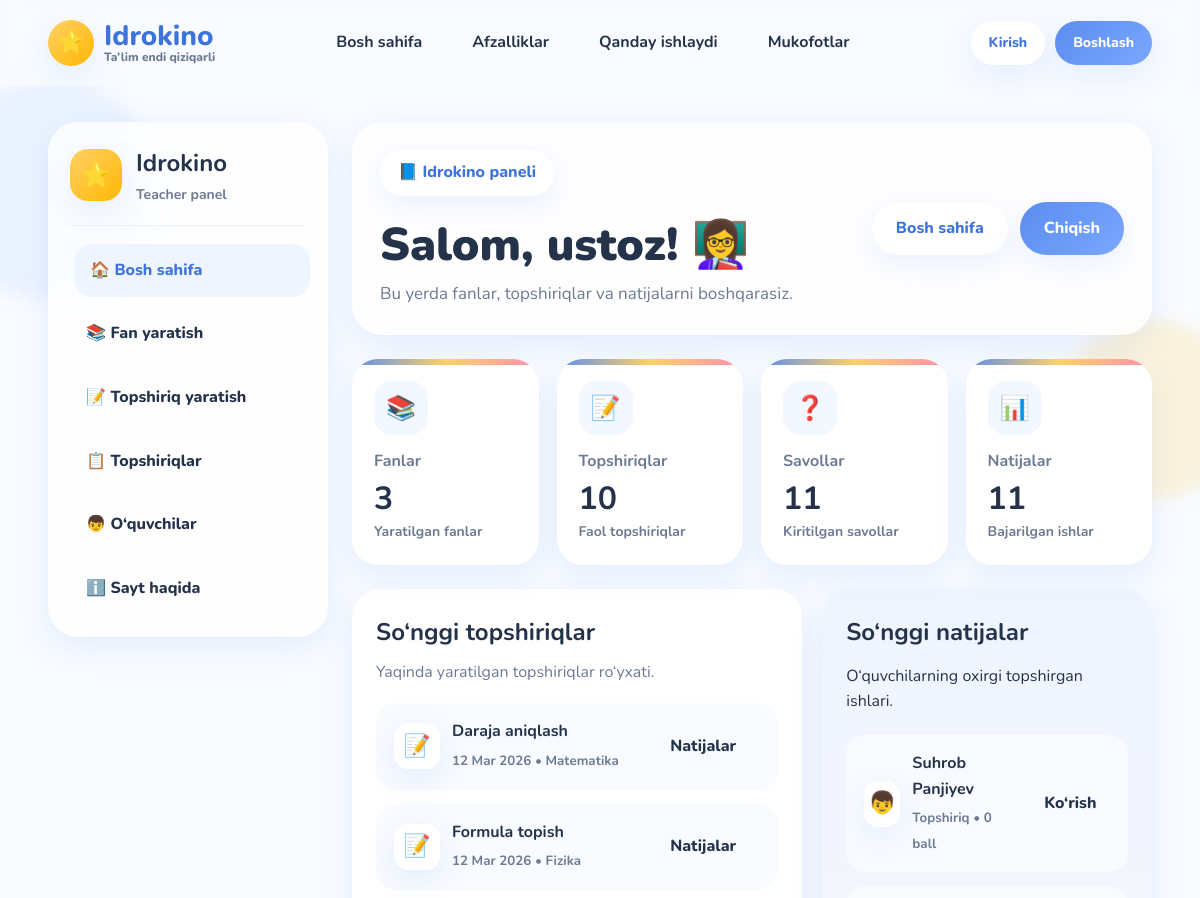
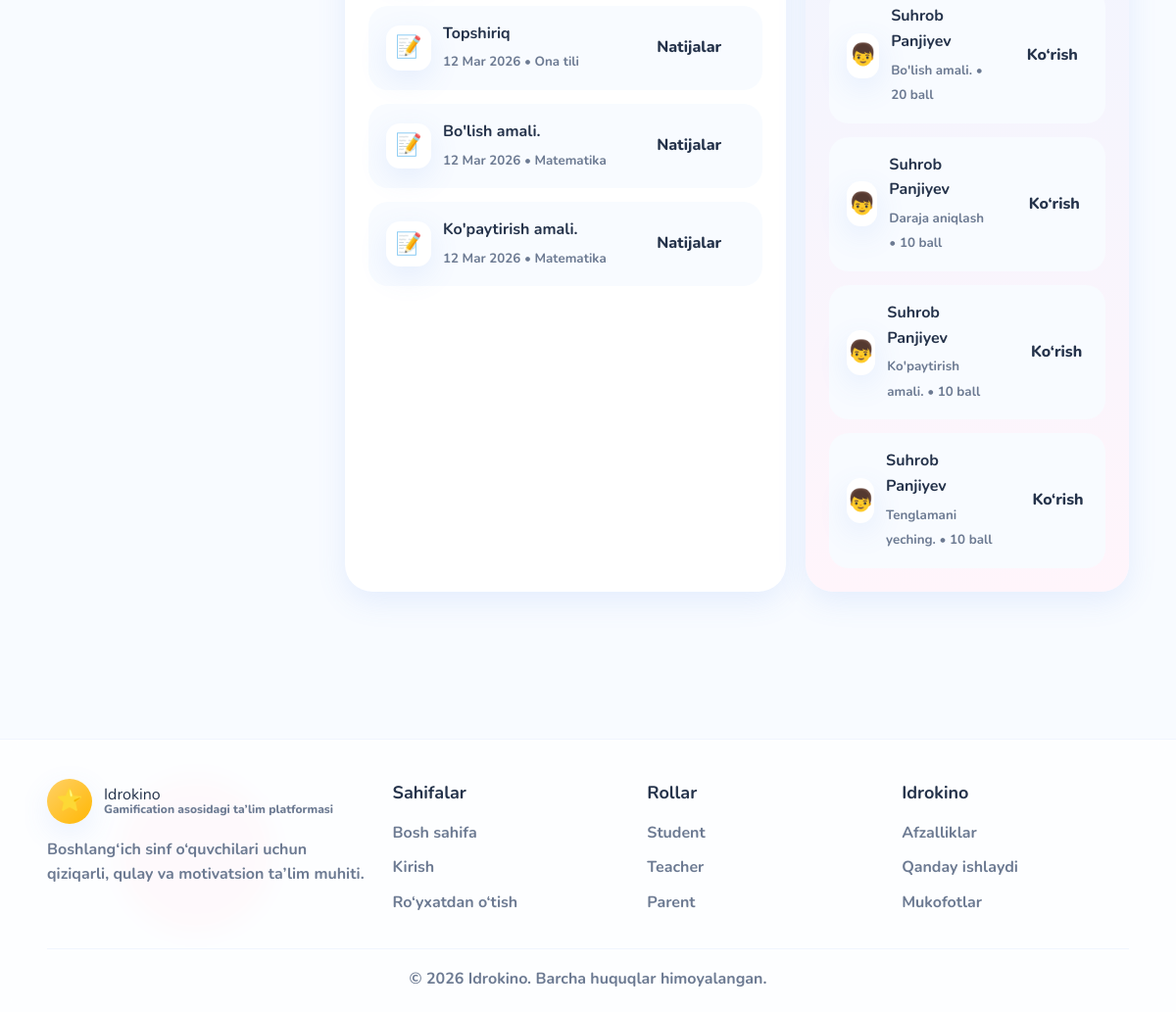
/teacher/dashboard/ (signed in), run on the app's committed database (2 pictures, top to bottom).
### academics/models.py (models this page shows, shortened)
class Assignment(models.Model):
    subject = models.ForeignKey(
        Subject,
        on_delete=models.CASCADE,
        related_name="assignments"
    )
    title = models.CharField(max_length=200)
    description = models.TextField(blank=True)
    points = models.IntegerField(default=10)
    created_at = models.DateTimeField(auto_now_add=True)
    is_active = models.BooleanField(default=True)

class Subject(models.Model):
    title = models.CharField(max_length=100)
    class_group = models.ForeignKey(
        ClassGroup,
        on_delete=models.CASCADE,
        related_name="subjects"
    )
    teacher = models.ForeignKey(
        User,
        on_delete=models.CASCADE,
        limit_choices_to={'role': 'teacher'},
        related_name="subjects"
    )
    image = models.ImageField(upload_to="subjects/", blank=True, null=True)

class Submission(models.Model):
    student = models.ForeignKey(
        StudentProfile,
        on_delete=models.CASCADE,
        related_name='submissions'
    )
    assignment = models.ForeignKey(
        Assignment,
        on_delete=models.CASCADE,
        related_name='submissions'
    )
    score = models.IntegerField(default=0)
    is_completed = models.BooleanField(default=False)
    completed_at = models.DateTimeField(null=True, blank=True)

class StudentProfile(models.Model):
    user = models.OneToOneField(
        User,
        on_delete=models.CASCADE,
        limit_choices_to={'role': 'student'},
        related_name='student_profile'
    )
    class_group = models.ForeignKey(
        ClassGroup,
        on_delete=models.SET_NULL,
        null=True,
        blank=True,
        related_name='students'
    )
    parent = models.ForeignKey(
        User,
        on_delete=models.SET_NULL,
        null=True,
        blank=True,
        limit_choices_to={'role': 'parent'},
        related_name='children'
    )
    stars = models.IntegerField(default=0)
    total_points = models.IntegerField(default=0)

### accounts/models.py (models this page shows, shortened)
class User(AbstractUser):
    ROLE_CHOICES = (
        ('student', 'Student'),
        ('teacher', 'Teacher'),
        ('parent', 'Parent'),
    )
    role = models.CharField(
        max_length=20,
        choices=ROLE_CHOICES
    )
    created_at = models.DateTimeField(auto_now_add=True)

### teachers/views.py (the view)
    def wrapper(request, *args, **kwargs):
        if not request.user.is_authenticated:
            return redirect("login")
        if request.user.role != "teacher":
            return HttpResponseForbidden("Bu sahifa faqat o‘qituvchilar uchun.")
        return view_func(request, *args, **kwargs)

### teachers/views.py (called while the page is built)
def teacher_required(view_func):
    def wrapper(request, *args, **kwargs):
        if not request.user.is_authenticated:
            return redirect("login")
        if request.user.role != "teacher":
            return HttpResponseForbidden("Bu sahifa faqat o‘qituvchilar uchun.")
        return view_func(request, *args, **kwargs)
    return wrapper

### templates/teachers/dashboard.html (shortened to what this page needs)
{% extends 'base/dashboard_base.html' %}
{% block dashboard_role %}Teacher panel{% endblock %}
{% block dashboard_title %}Salom, ustoz! 👩‍🏫{% endblock %}
{% block dashboard_subtitle %}
Bu yerda fanlar, topshiriqlar va natijalarni boshqarasiz.
{% endblock %}
{% block sidebar_links %}
<a href="{% url 'teacher_dashboard' %}" class="active">🏠 Bosh sahifa</a>
<a href="{% url 'create_subject' %}">📚 Fan yaratish</a>
<a href="{% url 'create_assignment' %}">📝 Topshiriq yaratish</a>
<a href="{% url 'teacher_assignments' %}">📋 Topshiriqlar</a>
<a href="{% url 'teacher_students' %}">👦 O‘quvchilar</a>
<a href="{% url 'about' %}">ℹ️ Sayt haqida</a>
{% endblock %}
{% block dashboard_content %}
<div class="stats-grid">
    <div class="stat-card">
        <div class="stat-icon">📚</div>
        <h3>Fanlar</h3>
        <strong>{{ subjects_count|default:"0" }}</strong>
        <p>Yaratilgan fanlar</p>
    </div>
    <div class="stat-card">
        <div class="stat-icon">📝</div>
        <h3>Topshiriqlar</h3>
        <strong>{{ assignments_count|default:"0" }}</strong>
        <p>Faol topshiriqlar</p>
    </div>
    <div class="stat-card">
        <div class="stat-icon">❓</div>
        <h3>Savollar</h3>
        <strong>{{ questions_count|default:"0" }}</strong>
        <p>Kiritilgan savollar</p>
    </div>
    <div class="stat-card">
        <div class="stat-icon">📊</div>
        <h3>Natijalar</h3>
        <strong>{{ submissions_count|default:"0" }}</strong>
        <p>Bajarilgan ishlar</p>
    </div>
</div>
<div class="panel-grid">
    <div class="panel-card">
        <h2>So‘nggi topshiriqlar</h2>
        <p>Yaqinda yaratilgan topshiriqlar ro‘yxati.</p>
        <div class="list-group">
            {% for assignment in recent_assignments %}
            <div class="list-item">
                <div class="list-item-left">
                    <div class="list-item-icon">📝</div>
                    <div>
                        <h4>{{ assignment.title }}</h4>
                        <small>
                            {{ assignment.created_at|date:"d M Y" }}
                            {% if assignment.subject %}
                                • {{ assignment.subject.title }}
                            {% endif %}
                        </small>
                    </div>
                </div>
                <a href="{% url 'assignment_submissions' assignment.id %}" class="btn">Natijalar</a>
            </div>
            {% endfor %}
        </div>
    </div>
    <div class="progress-card">
        <h2>So‘nggi natijalar</h2>
        <p>O‘quvchilarning oxirgi topshirgan ishlari.</p>
        <div class="list-group" style="margin-top: 20px;">
            {% for submission in recent_submissions %}
            <div class="list-item">
                <div class="list-item-left">
                    <div class="list-item-icon">👦</div>
                    <div>
                        <h4>{{ submission.student.user.get_full_name|default:submission.student.user.username }}</h4>
                        <small>{{ submission.assignment.title }} • {{ submission.score }} ball</small>
                    </div>
                </div>
                <a href="{% url 'submission_detail' submission.id %}" class="btn">Ko‘rish</a>
            </div>
            {% endfor %}
        </div>
    </div>
</div>
{% endblock %}

### templates/base/dashboard_base.html
{% extends 'base/base.html' %}
{% block content %}
<section class="dashboard-section">
    <div class="container dashboard-shell">
        <aside class="dashboard-sidebar">
            <div class="dashboard-brand">
                <div class="dashboard-brand-icon">⭐</div>
                <div>
                    <h3>Idrokino</h3>
                    <p>{% block dashboard_role %}Bosh sahifa{% endblock %}</p>
                </div>
            </div>
            <nav class="dashboard-nav">
                {% block sidebar_links %}{% endblock %}
            </nav>
        </aside>
        <div class="dashboard-main">
            <div class="dashboard-topbar">
                <div>
                    <span class="section-chip">📘 Idrokino paneli</span>
                    <h1 class="dashboard-title">{% block dashboard_title %}Bosh sahifa{% endblock %}</h1>
                    <p class="dashboard-subtitle">{% block dashboard_subtitle %}Sahifa tavsifi{% endblock %}</p>
                </div>
                <div class="dashboard-top-actions">
                    <a href="{% url 'home' %}" class="btn btn-secondary">Bosh sahifa</a>
                    <a href="{% url 'logout' %}" class="btn btn-primary">Chiqish</a>
                </div>
            </div>
            {% block dashboard_content %}{% endblock %}
        </div>
    </div>
</section>
{% endblock %}

### templates/base/base.html (shortened to what this page needs)
{% load static %}
<!DOCTYPE html>
<html lang="uz">
<head>
    <link rel="stylesheet" href="{% static 'css/global.css' %}">
</head>
<body>
    <div class="bg-shape shape-1"></div>
    <div class="bg-shape shape-3"></div>
    <header class="site-header">
        <div class="container navbar">
            <a href="/" class="logo">
                <span class="logo-icon">⭐</span>
                <div class="logo-group">
                    <span class="logo-text">Idrokino</span>
                    <small class="logo-subtext">Ta’lim endi qiziqarli</small>
                </div>
            </a>
            <nav class="nav-links">
                <a href="/">Bosh sahifa</a>
                <a href="#features">Afzalliklar</a>
                <a href="#how-it-works">Qanday ishlaydi</a>
                <a href="#rewards">Mukofotlar</a>
            </nav>
            <div class="nav-actions">
                <a href="{% url 'login' %}" class="btn btn-sm btn-secondary">Kirish</a>
                <a href="{% url 'register' %}" class="btn btn-sm btn-primary">Boshlash</a>
            </div>
        </div>
    </header>
    <main>
        {% block content %}{% endblock %}
    </main>
    <footer class="site-footer">
        <div class="container footer-grid">
            <div class="footer-brand">
                <div class="footer-logo">
                    <span class="logo-icon">⭐</span>
                    <div class="logo-group">
                        <span class="logo-text">Idrokino</span>
                        <small class="logo-subtext">Gamification asosidagi ta’lim platformasi</small>
                    </div>
                </div>
                <p class="footer-desc">
                    Boshlang‘ich sinf o‘quvchilari uchun qiziqarli, qulay va motivatsion ta’lim muhiti.
                </p>
            </div>
            <div class="footer-links-block">
                <h4>Sahifalar</h4>
                <a href="/">Bosh sahifa</a>
                <a href="{% url 'login' %}">Kirish</a>
                <a href="{% url 'register' %}">Ro‘yxatdan o‘tish</a>
            </div>
            <div class="footer-links-block">
                <h4>Rollar</h4>
                <a href="#">Student</a>
                <a href="#">Teacher</a>
                <a href="#">Parent</a>
            </div>
            <div class="footer-links-block">
                <h4>Idrokino</h4>
                <a href="#features">Afzalliklar</a>
                <a href="#how-it-works">Qanday ishlaydi</a>
                <a href="#rewards">Mukofotlar</a>
            </div>
        </div>
        <div class="container footer-bottom">
            <p>© 2026 Idrokino. Barcha huquqlar himoyalangan.</p>
        </div>
    </footer>
</body>
</html>

### data on the page
Assignment: title "Daraja aniqlash", created_at "12 Mar 2026", subject "Matematika"
Assignment: title "Formula topish", created_at "12 Mar 2026", subject "Fizika"
Assignment: title "Topshiriq", created_at "12 Mar 2026", subject "Ona tili"
Assignment: title "Bo'lish amali.", created_at "12 Mar 2026", subject "Matematika"
Assignment: title "Ko'paytirish amali.", created_at "12 Mar 2026", subject "Matematika"
Submission: student.user.get_full_name "Suhrob Panjiyev", assignment "Topshiriq", score "0"
Submission: student.user.get_full_name "Suhrob Panjiyev", assignment "Bo'lish amali.", score "20"
Submission: student.user.get_full_name "Suhrob Panjiyev", assignment "Daraja aniqlash", score "10"
Submission: student.user.get_full_name "Suhrob Panjiyev", assignment "Ko'paytirish amali.", score "10"
Submission: student.user.get_full_name "Suhrob Panjiyev", assignment "Tenglamani yeching.", score "10"

### other printed values
{{ subjects_count|default:"0" }} "3"
{{ assignments_count|default:"0" }} "10"
{{ questions_count|default:"0" }} "11"
{{ submissions_count|default:"0" }} "11"
